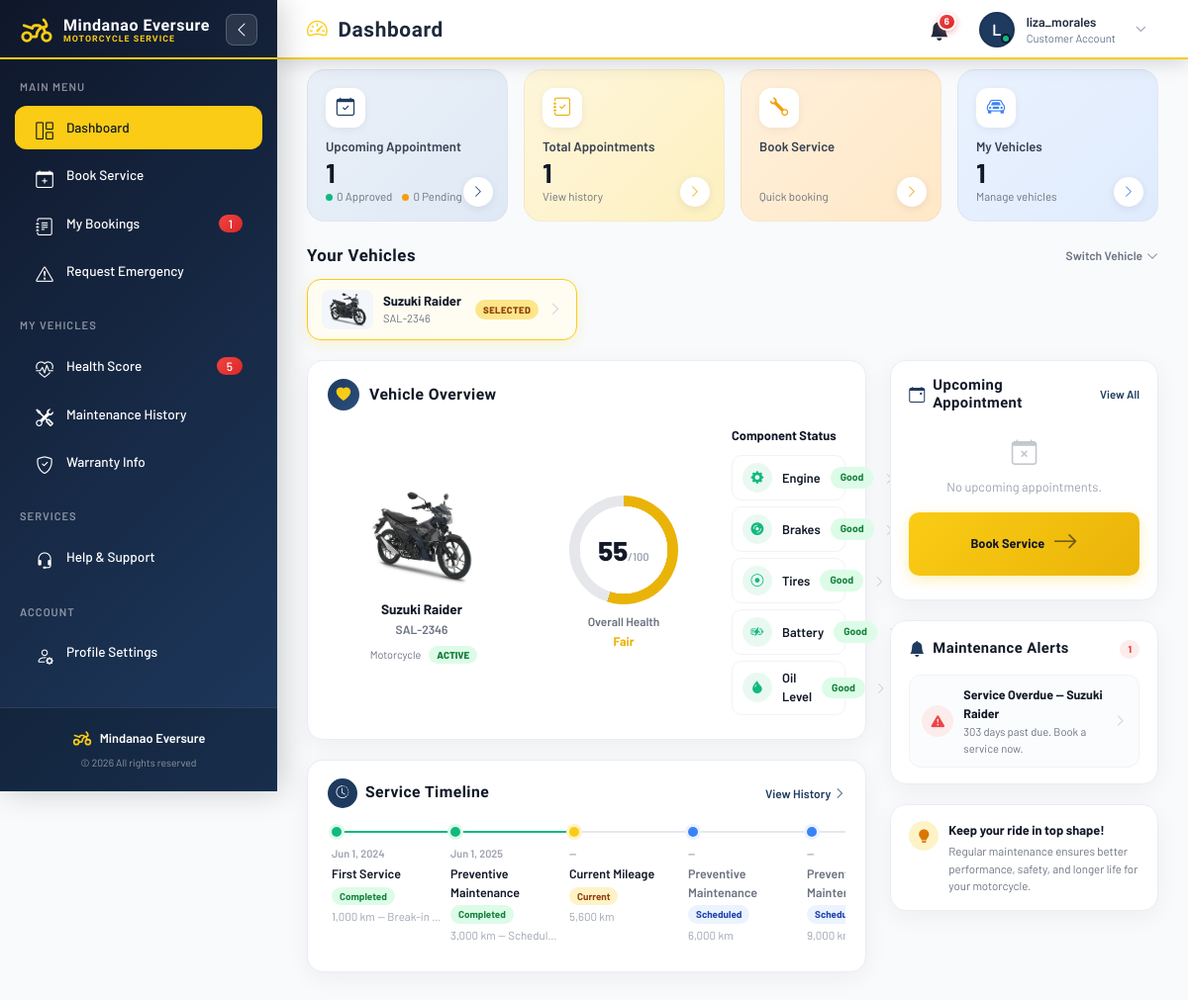
The page /dashboard_customer.php (signed in) on the database its author committed.
### tables this page shows
CREATE TABLE `motorcycles` (
  `id` int(11) NOT NULL AUTO_INCREMENT,
  `user_id` int(11) NOT NULL,
  `brand` varchar(100) NOT NULL,
  `model` varchar(100) NOT NULL,
  `color` varchar(50) NOT NULL,
  `year_model` int(4) NOT NULL,
  `plate_number` varchar(50) NOT NULL,
  `engine_number` varchar(100) NOT NULL,
  `chassis_number` varchar(100) NOT NULL,
  `purchase_date` date NOT NULL,
  `current_mileage` decimal(10,2) DEFAULT 0.00,
  `status` enum('active','archived') DEFAULT 'active',
  `created_at` timestamp NOT NULL DEFAULT current_timestamp(),
  `updated_at` timestamp NOT NULL DEFAULT current_timestamp() ON UPDATE current_timestamp(),
  `warranty_status` enum('active','expired','none') DEFAULT 'none',
  `warranty_expiry_date` date DEFAULT NULL,
  `last_maintenance_date` date DEFAULT NULL,
  `next_maintenance_date` date DEFAULT NULL,
  `maintenance_interval_months` int(11) DEFAULT 6 COMMENT 'Months between scheduled maintenance',
  `health_score` int(11) DEFAULT 100 COMMENT 'Vehicle health score (0-100)',
  `last_service_mileage` int(11) DEFAULT NULL,
  `maintenance_interval_km` int(11) DEFAULT 5000 COMMENT 'KM between scheduled maintenance',
  `image` varchar(255) DEFAULT NULL,
  PRIMARY KEY (`id`),
  UNIQUE KEY `plate_number` (`plate_number`),
  KEY `idx_user_id` (`user_id`),
  KEY `idx_plate_number` (`plate_number`),
  KEY `idx_status` (`status`),
  CONSTRAINT `motorcycles_ibfk_1` FOREIGN KEY (`user_id`) REFERENCES `users` (`id`) ON DELETE CASCADE
);

CREATE TABLE `maintenance_history` (
  `id` int(11) NOT NULL AUTO_INCREMENT,
  `motorcycle_id` int(11) NOT NULL,
  `customer_id` int(11) NOT NULL,
  `service_date` date NOT NULL,
  `mileage` int(11) NOT NULL,
  `service_type` varchar(100) NOT NULL,
  `parts_replaced` text DEFAULT NULL,
  `cost` decimal(10,2) NOT NULL,
  `mechanic_remarks` text DEFAULT NULL,
  `performed_by` varchar(100) DEFAULT NULL,
  `created_at` timestamp NOT NULL DEFAULT current_timestamp(),
  `updated_at` timestamp NOT NULL DEFAULT current_timestamp() ON UPDATE current_timestamp(),
  PRIMARY KEY (`id`),
  KEY `idx_maintenance_motorcycle` (`motorcycle_id`),
  KEY `idx_maintenance_customer` (`customer_id`),
  KEY `idx_maintenance_date` (`service_date`)
);

### dashboard_customer.php (the view, shortened to what the rows shown need)
<?php
require 'db.php';
require 'motorcycle_health_helper.php';
$user_id = $_SESSION['user_id'] ?? 0;
$modelImages = [
    'Click 125'  => 'click125.png',
    'Click 160'  => 'click160.png',
    'ADV 160'    => 'adv.png',
    'PCX 160'    => 'pcx.png',
    'XRM 125'    => 'xrm.png',
    'Mio i 125'  => 'mio.png',
    'NMAX'       => 'nmax.png',
    'Aerox'      => 'ea.png',
    'Sniper 155' => 'snip.png',
    'Raider'     => 'rai.png',
    'Smash 115'  => 'sma.png',
    'Bajaj'      => 'bad.png',
];
$customerMotorcycles = [];
if ($user_id) {
    $customerMotorcycles = getCustomerMotorcyclesDashboard($user_id);
}
$service_plan = [
    1000 => 'First Service',
    3000 => 'Preventive Maintenance',
    6000 => 'Preventive Maintenance',
    9000 => 'Preventive Maintenance',
    12000 => 'Major Service',
    15000 => 'Preventive Maintenance',
    18000 => 'Major Service',
    21000 => 'Preventive Maintenance',
    24000 => 'Major Service',
];
$recentServicesMap = [];
if (!empty($customerMotorcycles)) {
    try {
        $stmtRS = $pdo->prepare("
            SELECT service_date, service_type, mechanic_remarks, parts_replaced, mileage
            FROM maintenance_history
            WHERE motorcycle_id = ?
            ORDER BY mileage ASC, service_date ASC
        ");
        foreach ($customerMotorcycles as $md) {
            $mid = (int) $md['motorcycle']['id'];
            $stmtRS->execute([$mid]);
            $recentServicesMap[$mid] = $stmtRS->fetchAll(PDO::FETCH_ASSOC);
        }
    } catch (PDOException $e) {}
}
?>
<!DOCTYPE html>
<html lang="en">
<head>
    <link href="https://cdn.jsdelivr.net/npm/bootstrap@5.3.0/dist/css/bootstrap.min.css" rel="stylesheet">
    <link href="https://cdn.jsdelivr.net/npm/bootstrap-icons@1.10.5/font/bootstrap-icons.css" rel="stylesheet">
    <link rel="stylesheet" href="fonts.css">
    <link rel="stylesheet" type="text/css" href="https://cdn.jsdelivr.net/npm/toastify-js/src/toastify.min.css">
</head>
<body>
<div class="main-content">
    <div class="top-bar">
        <div class="d-flex align-items-center gap-3">
            <h1 class="top-bar-title"><i class="bi bi-speedometer2"></i> Dashboard</h1>
        </div>
    </div>
    <div class="content-area">
        <?php if (empty($customerMotorcycles)): ?>
            <div class="no-motorcycles fade-in-up">
                <i class="bi bi-motorcycle"></i>
                <h3>No Vehicles Registered</h3>
                <p>You haven't registered any motorcycles yet. Add your first vehicle to track its health and maintenance schedule.</p>
                <a href="profile.php?tab=vehicles" class="btn btn-primary">
                    <i class="bi bi-plus-circle me-2"></i>Add Your First Vehicle
                </a>
            </div>
        <?php else: ?>
            <div class="veh-switch-section fade-in-up">
                <div class="veh-switch-head">
                    <h2>Your Vehicles</h2>
                </div>
                <div class="veh-switch-row">
                    <?php foreach ($customerMotorcycles as $i => $md):
                        $vm = $md['motorcycle'];
                        $vImg = !empty($vm['image']) ? $vm['image'] : ($modelImages[$vm['model']] ?? null);
                    ?>
                    <button type="button" class="veh-chip <?= $i === 0 ? 'selected' : '' ?>" data-panel="vehicle-panel-<?= $i ?>">
                        <span class="veh-chip-img">
                            <?php if ($vImg): ?><img src="<?= htmlspecialchars($vImg) ?>" alt="<?= htmlspecialchars($vm['model']) ?>"><?php else: ?><i class="bi bi-motorcycle"></i><?php endif; ?>
                        </span>
                        <span class="veh-chip-text">
                            <span class="veh-chip-name"><?= htmlspecialchars(trim(($vm['brand'] ?? '') . ' ' . ($vm['model'] ?? ''))) ?></span>
                            <span class="veh-chip-plate"><?= htmlspecialchars($vm['plate_number'] ?? '') ?></span>
                        </span>
                        <span class="veh-chip-badge">Selected</span>
                        <i class="bi bi-chevron-right veh-chip-caret"></i>
                    </button>
                    <?php endforeach; ?>
                </div>
            </div>
            <div class="row g-4">
                <div class="col-lg-8">
                    <?php foreach ($customerMotorcycles as $index => $motoData): ?>
                        <?php
                            $motorcycle = $motoData['motorcycle'];
                            $healthScore = $motoData['health_score'];
                            $inspection = $motoData['latest_inspection'] ?? null;
                            $healthCondition = getHealthScoreCondition($healthScore);
                            $mid = (int) $motorcycle['id'];
                            $recentServices = $recentServicesMap[$mid] ?? [];
                            $motoImgSrc = !empty($motorcycle['image']) ? $motorcycle['image'] : ($modelImages[$motorcycle['model']] ?? null);
                            $ringColor = $healthScore >= 70 ? '#10B981' : ($healthScore >= 40 ? '#EAB308' : '#EF4444');
                            $condCls = $healthScore >= 70 ? 'good' : ($healthScore >= 40 ? 'fair' : 'bad');
                            $currentMileage = (int) ($motorcycle['current_mileage'] ?? 0);
                            $svcTimeline = [];
                            foreach ($recentServices as $h) {
                                $svcTimeline[] = [
                                    'mileage' => (int) ($h['mileage'] ?? 0),
                                    'label' => $h['service_type'],
                                    'status' => 'completed',
                                    'date' => $h['service_date'],
                                    'sub' => $h['mechanic_remarks'] ?: ($h['parts_replaced'] ?: ''),
                                ];
                            }
                            $recordedKm = array_map('intval', array_column($recentServices, 'mileage'));
                            foreach ($service_plan as $km => $label) {
                                if (!in_array($km, $recordedKm)) {
                                    $svcTimeline[] = [
                                        'mileage' => $km,
                                        'label' => $label,
                                        'status' => $km >= $currentMileage ? 'upcoming' : 'missed',
                                        'date' => null,
                                        'sub' => '',
                                    ];
                                }
                            }
                            if (!in_array($currentMileage, array_map('intval', array_column($svcTimeline, 'mileage')))) {
                                $svcTimeline[] = ['mileage' => $currentMileage, 'label' => 'Current Mileage', 'status' => 'current', 'date' => null, 'sub' => ''];
                            }
                            usort($svcTimeline, fn($a, $b) => $a['mileage'] <=> $b['mileage']);
                            $inspItems = [
                                ['Engine', 'engine', 'bi-gear-fill'],
                                ['Brakes', 'brakes', 'bi-disc-fill'],
                                ['Tires', 'tires', 'bi-record-circle'],
                                ['Battery', 'battery', 'bi-battery-charging'],
                                ['Oil Level', 'fluids', 'bi-droplet-fill'],
                            ];
                        ?>
                        <div class="vehicle-panel <?= $index === 0 ? '' : 'd-none' ?>" id="vehicle-panel-<?= $index ?>">
                            <div class="vov-card fade-in-up" style="animation-delay: <?= 0.05 + $index * 0.1 ?>s;">
                                <div class="vov-head">
                                    <span class="vov-head-ico"><i class="bi bi-heart-fill"></i></span>
                                    <h3>Vehicle Overview</h3>
                                </div>
                                <div class="vov-body">
                                    <div class="vov-bike">
                                        <div class="vov-bike-img">
                                            <?php if ($motoImgSrc): ?>
                                                <img src="<?= htmlspecialchars($motoImgSrc) ?>" alt="<?= htmlspecialchars($motorcycle['model']) ?>">
                                            <?php else: ?>
                                                <i class="bi bi-motorcycle"></i>
                                            <?php endif; ?>
                                        </div>
                                        <div class="vov-bike-name"><?= htmlspecialchars($motorcycle['brand']) ?> <?= htmlspecialchars($motorcycle['model']) ?></div>
                                        <div class="vov-bike-plate"><?= htmlspecialchars($motorcycle['plate_number']) ?></div>
                                        <div class="vov-bike-meta">
                                            <span class="vov-type"><i class="bi bi-motorcycle"></i> Motorcycle</span>
                                            <span class="vov-status">Active</span>
                                        </div>
                                    </div>
                                    <div class="vov-health">
                                        <div class="vov-ring" style="--p: <?= (int) $healthScore ?>; --c: <?= $ringColor ?>"><span><?= $healthScore ?><small>/100</small></span></div>
                                        <div class="vov-health-label">Overall Health</div>
                                        <div class="vov-health-cond <?= $condCls ?>"><?= $healthCondition ?></div>
                                    </div>
                                    <div class="vov-comps">
                                        <div class="vov-comps-title">Component Status</div>
                                        <?php foreach ($inspItems as $item):
                                            $val = $inspection[$item[1]] ?? 'Good';
                                            $cls = $val === 'Good' ? 'good' : ($val === 'Fair' ? 'fair' : 'bad');
                                        ?>
                                        <div class="vov-comp">
                                            <span class="vov-comp-ico <?= $cls ?>"><i class="bi <?= $item[2] ?>"></i></span>
                                            <span class="vov-comp-name"><?= $item[0] ?></span>
                                            <span class="vov-comp-pill <?= $cls ?>"><?= htmlspecialchars($val) ?></span>
                                            <i class="bi bi-chevron-right vov-comp-caret"></i>
                                        </div>
                                        <?php endforeach; ?>
                                    </div>
                                </div>
                            </div>
                            <div class="stl-card">
                                <div class="stl-head">
                                    <i class="bi bi-clock-history stl-head-ico"></i>
                                    <h3>Service Timeline</h3>
                                    <a href="customer_maintenance_history.php" class="stl-link">View History <i class="bi bi-chevron-right"></i></a>
                                </div>
                                <?php if (empty($svcTimeline)): ?>
                                    <div class="stl-empty">No service records yet.</div>
                                <?php else: ?>
                                    <div class="stl-list">
                                        <?php foreach ($svcTimeline as $item):
                                            $st = $item['status'];
                                            $statusLabel = $st === 'completed' ? 'Completed' : ($st === 'current' ? 'Current' : 'Scheduled');
                                        ?>
                                        <div class="stl-item <?= $st ?>">
                                            <span class="stl-dot"></span>
                                            <div class="stl-date"><?= $item['date'] ? date('M j, Y', strtotime($item['date'])) : '—' ?></div>
                                            <div class="stl-main">
                                                <span class="stl-type"><?= htmlspecialchars($item['label']) ?></span>
                                                <span class="stl-pill <?= $st ?>"><?= $statusLabel ?></span>
                                            </div>
                                            <div class="stl-sub">
                                                <?= number_format($item['mileage']) ?> km<?= $item['sub'] !== '' ? ' — ' . htmlspecialchars($item['sub']) : '' ?>
                                            </div>
                                        </div>
                                        <?php endforeach; ?>
                                    </div>
                                <?php endif; ?>
                            </div>
                        </div>
                    <?php endforeach; ?>
                </div>
            </div>
        <?php endif; ?>
    </div>
</div>
</body>
</html>

### rows shown on the page
motorcycles: brand+model "Suzuki Raider", plate_number "SAL-2346", brand "Suzuki", model "Raider"
maintenance_history: service_date "Jun 1, 2024", service_type "First Service", statusLabel "Completed", mileage "1,000", mechanic_remarks "Break-in…"
maintenance_history: service_date "Jun 1, 2025", service_type "Preventive Maintenance", statusLabel "Completed", mileage "3,000", mechanic_remarks "Schedul…"

### other values the page prints
$totalUpcoming "1"
$healthScoreNotificationCount "5"
substr($username, 0, 1) "L"
$username "liza_morales"
$approvedBookings "0"
$pendingBookings "0"
$totalBookings "1"
count($customerMotorcycles) "1"
$healthScore "55"
$healthCondition "Fair"
$item[0] "Engine"
$val "Good"
$item[0] "Brakes"
$item[0] "Tires"
$item[0] "Battery"
